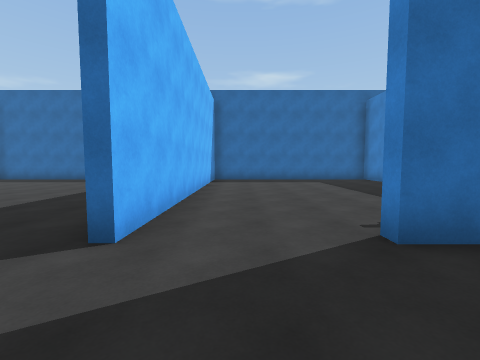
View 1 (above)

20 first-person views from a walk through a 3-D level made in the Unity game engine. The camera is 1.5 m above the floor, tilts 4° down and sees 90° across. The floor is counted in squares, 2 m on a side. Each view is taken from the middle of a square. On the plan, view 1 faces up. The plan holds only what a view shows up to about 9 squares ahead; the rest is blank. The place goes on beyond the plan. The player character is not drawn.

View 2
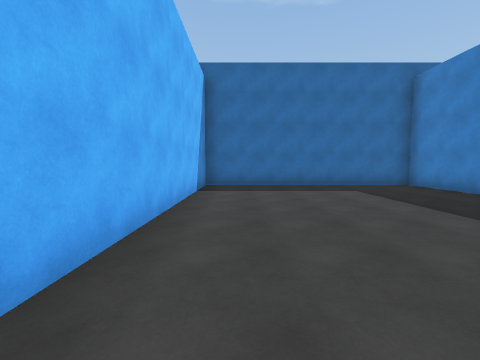

View 3
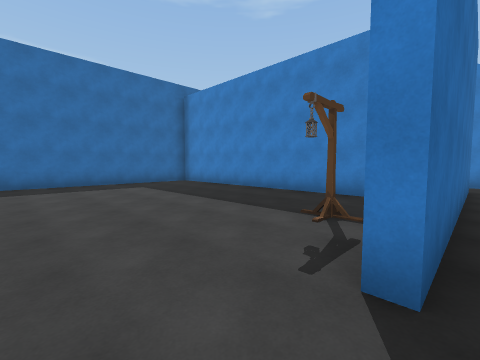

View 4
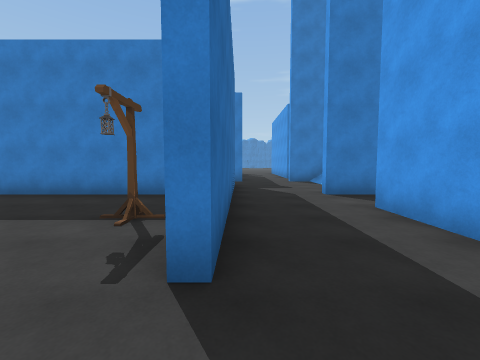

View 5
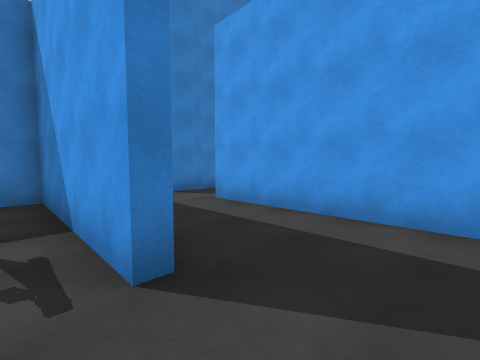

View 6
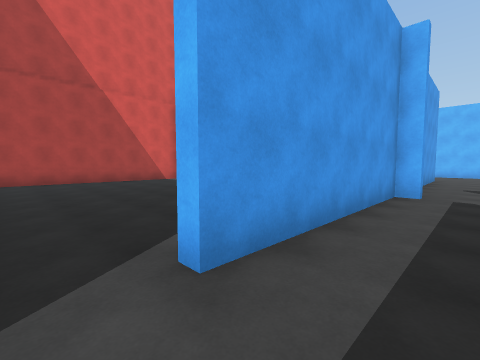

View 7
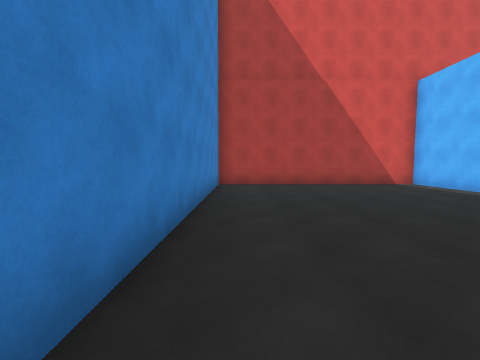

View 8
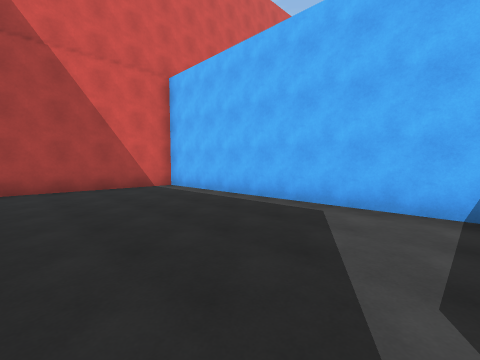

View 9
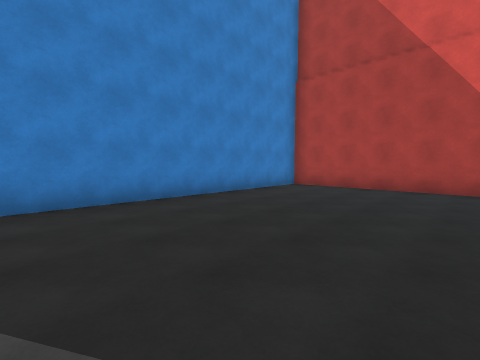

View 10
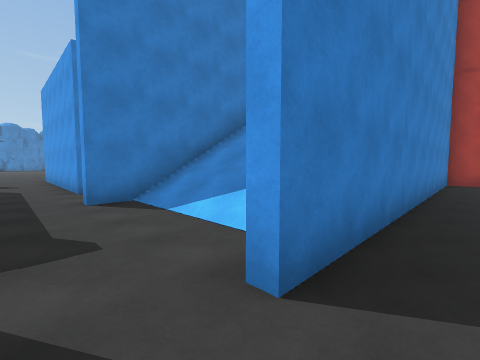

View 11
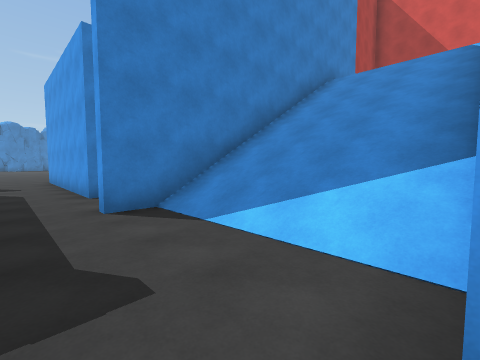

View 12
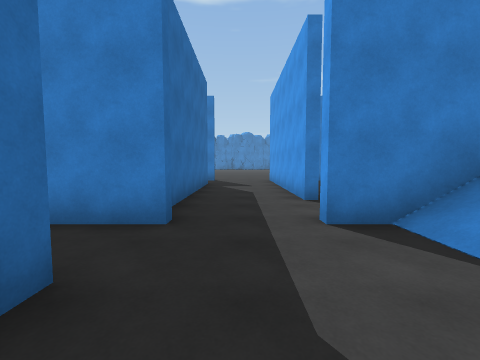

View 13
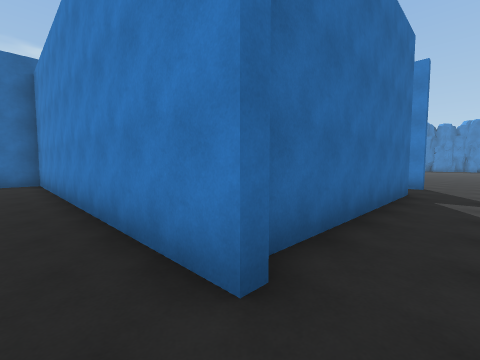

View 14
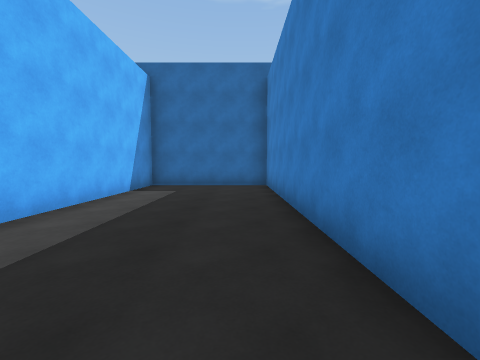

View 15
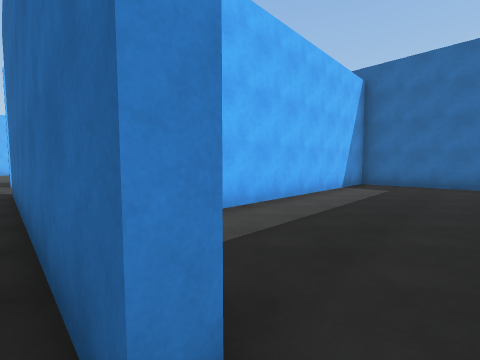

View 16
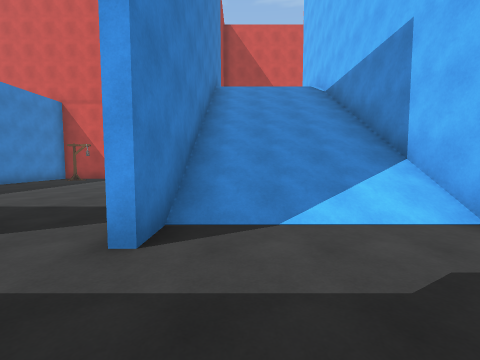

View 17
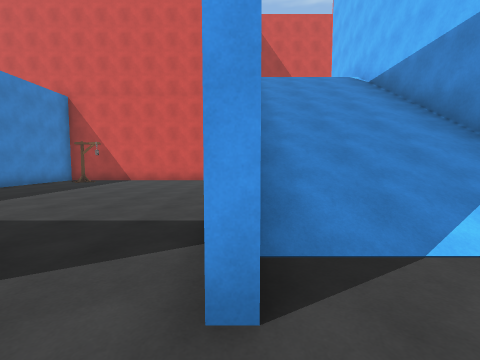

View 18
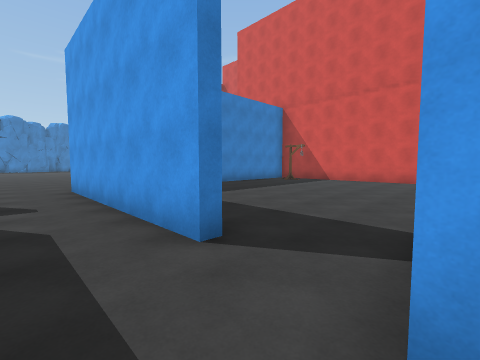

View 19
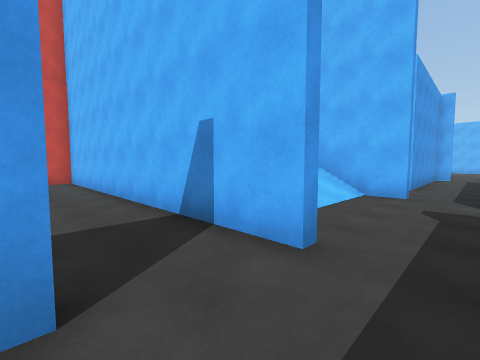

View 20
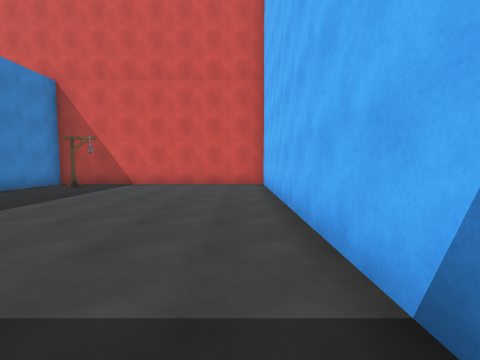

### Floor plan
Key: @ floor where view 1 was taken; # wall or solid block; . floor; / step, stairs or slope.
Columns run from 8 left of view 1 to 16 right of it. Each row starts with its distance up from view 1.
 12        ############
 11        #......#...#
 10        #......#...#
  9 ...    #......#...#
  8 ....   #......#...#
  7  ...   #......#...#
  6   ...  #......#...#
  5    ... #......#...#
  4     ...#......#...#
  3      ..#......#...#
  2      .....#######.######.
  1  ........................
  0  ......#@................
 -1   ##   ######.#///#.#####
 -2        #......#///#....
 -3        #......#///#.....
 -4        #......#///#......
 -5        #......#///#......
 -6        #......#///#......
 -7        #......#///#......
 -8        #......#   #......
 -9        #......#   #.....#
-10        ########   #######

Where each view was taken, in squares from view 1:
view 1: 0 up, 0 right, facing up
view 2: 3 up, 0 right, facing up
view 3: 2 up, 0 right, facing up-right
view 4: 2 up, 0 right, facing right
view 5: 3 up, 0 right, facing down-right
view 6: 1 up, 5 right, facing down-left
view 7: 1 down, 5 right, facing down
view 8: 2 down, 3 right, facing down-left
view 9: 2 down, 1 right, facing down-right
view 10: 1 up, 5 right, facing down-right
view 11: 1 up, 6 right, facing down-right
view 12: 1 up, 7 right, facing right
view 13: 1 up, 9 right, facing up-right
view 14: 3 up, 9 right, facing up
view 15: 2 up, 9 right, facing up-left
view 16: 2 up, 9 right, facing down
view 17: 1 up, 10 right, facing down
view 18: 1 up, 10 right, facing down-right
view 19: 1 up, 12 right, facing down-left
view 20: 1 down, 11 right, facing down
